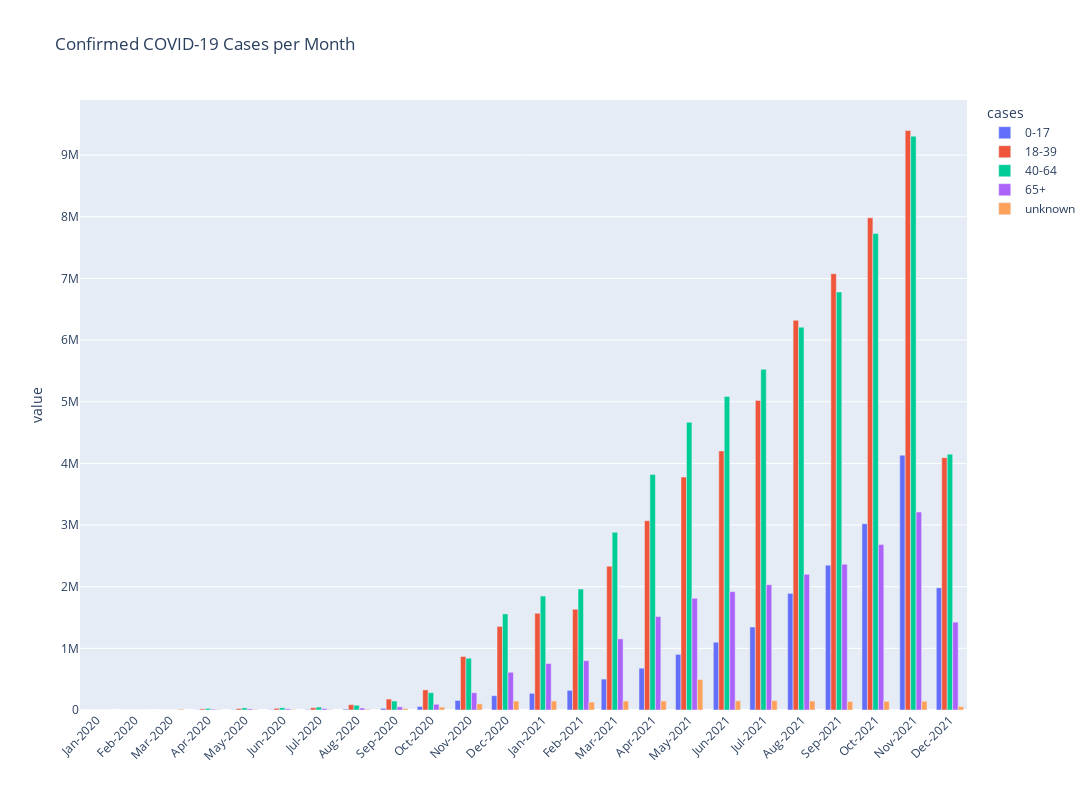

The notebook cell saved with this chart:
### Code cell
fig = px.bar(
    data_frame=melted,
    x="year_month",
    y="value",
    color="cases",
    title="Confirmed COVID-19 Cases per Month",
)

fig.update_layout(
    barmode="group",
    xaxis=dict(dtick="M1", tickformat="%b-%Y", tickangle=-45, title=""),
    width=1500,
    height=800
)

fig.show()

### Figure 1 — Plotly figure (JSON) as saved in the notebook; plotly's stock layout.template omitted (floating-point values rounded to 4 significant figures)
{"data": [{"alignmentgroup": "True", "hovertemplate": "cases=0-17<br>year_month=%{x}<br>value=%{y}<extra></extra>", "legendgroup": "0-17", "marker": {"color": "#636efa", "pattern": {"shape": ""}}, "name": "0-17", "offsetgroup": "0-17", "orientation": "v", "showlegend": true, "textposition": "auto", "type": "bar", "x": ["2020-01", "2020-02", "2020-03", "2020-04", "2020-05", "2020-06", "2020-07", "2020-08", "2020-09", "2020-10", "2020-11", "2020-12", "2021-01", "2021-02", "2021-03", "2021-04", "2021-05", "2021-06", "2021-07", "2021-08", "2021-09", "2021-10", "2021-11", "2021-12"], "xaxis": "x", "y": [0, 0, 0, 2034, 3960, 5291, 7286, 13293, 25891, 56052, 155330, 232375, 270268, 318600, 501107, 678185, 901783, 1098848, 1345906, 1891425, 2349350, 3021538, 4132567, 1982073], "yaxis": "y"}, {"alignmentgroup": "True", "hovertemplate": "cases=18-39<br>year_month=%{x}<br>value=%{y}<extra></extra>", "legendgroup": "18-39", "marker": {"color": "#EF553B", "pattern": {"shape": ""}}, "name": "18-39", "offsetgroup": "18-39", "orientation": "v", "showlegend": true, "textposition": "auto", "type": "bar", "x": ["2020-01", "2020-02", "2020-03", "2020-04", "2020-05", "2020-06", "2020-07", "2020-08", "2020-09", "2020-10", "2020-11", "2020-12", "2021-01", "2021-02", "2021-03", "2021-04", "2021-05", "2021-06", "2021-07", "2021-08", "2021-09", "2021-10", "2021-11", "2021-12"], "xaxis": "x", "y": [0, 0, 0, 17784, 24777, 27540, 35743, 87227, 176787, 325668, 868287, 1355760, 1568664, 1634205, 2331920, 3070348, 3779238, 4202736, 5021316, 6320663, 7076212, 7982596, 9399580, 4093412], "yaxis": "y"}, {"alignmentgroup": "True", "hovertemplate": "cases=40-64<br>year_month=%{x}<br>value=%{y}<extra></extra>", "legendgroup": "40-64", "marker": {"color": "#00cc96", "pattern": {"shape": ""}}, "name": "40-64", "offsetgroup": "40-64", "orientation": "v", "showlegend": true, "textposition": "auto", "type": "bar", "x": ["2020-01", "2020-02", "2020-03", "2020-04", "2020-05", "2020-06", "2020-07", "2020-08", "2020-09", "2020-10", "2020-11", "2020-12", "2021-01", "2021-02", "2021-03", "2021-04", "2021-05", "2021-06", "2021-07", "2021-08", "2021-09", "2021-10", "2021-11", "2021-12"], "xaxis": "x", "y": [0, 0, 0, 25506, 33982, 37054, 47158, 77439, 145467, 280784, 839880, 1558798, 1848035, 1962501, 2882036, 3819325, 4665644, 5086207, 5526028, 6209551, 6781084, 7729115, 9307946, 4149366], "yaxis": "y"}, {"alignmentgroup": "True", "hovertemplate": "cases=65+<br>year_month=%{x}<br>value=%{y}<extra></extra>", "legendgroup": "65+", "marker": {"color": "#ab63fa", "pattern": {"shape": ""}}, "name": "65+", "offsetgroup": "65+", "orientation": "v", "showlegend": true, "textposition": "auto", "type": "bar", "x": ["2020-01", "2020-02", "2020-03", "2020-04", "2020-05", "2020-06", "2020-07", "2020-08", "2020-09", "2020-10", "2020-11", "2020-12", "2021-01", "2021-02", "2021-03", "2021-04", "2021-05", "2021-06", "2021-07", "2021-08", "2021-09", "2021-10", "2021-11", "2021-12"], "xaxis": "x", "y": [0, 0, 0, 12405, 17323, 18595, 22669, 31800, 51622, 92898, 279461, 611390, 753754, 800217, 1153535, 1516009, 1811594, 1919784, 2032025, 2200586, 2364136, 2682730, 3210638, 1424567], "yaxis": "y"}, {"alignmentgroup": "True", "hovertemplate": "cases=unknown<br>year_month=%{x}<br>value=%{y}<extra></extra>", "legendgroup": "unknown", "marker": {"color": "#FFA15A", "pattern": {"shape": ""}}, "name": "unknown", "offsetgroup": "unknown", "orientation": "v", "showlegend": true, "textposition": "auto", "type": "bar", "x": ["2020-01", "2020-02", "2020-03", "2020-04", "2020-05", "2020-06", "2020-07", "2020-08", "2020-09", "2020-10", "2020-11", "2020-12", "2021-01", "2021-02", "2021-03", "2021-04", "2021-05", "2021-06", "2021-07", "2021-08", "2021-09", "2021-10", "2021-11", "2021-12"], "xaxis": "x", "y": [0, 12, 12783, 5916, 6338, 6605, 8275, 12353, 24434, 47566, 100493, 146003, 145220, 129059, 145608, 146964, 494927, 149717, 151778, 146178, 137782, 140971, 140925, 54591], "yaxis": "y"}], "layout": {"barmode": "group", "height": 800, "legend": {"title": {"text": "cases"}, "tracegroupgap": 0}, "title": {"text": "Confirmed COVID-19 Cases per Month"}, "width": 1500, "xaxis": {"anchor": "y", "domain": [0, 1], "dtick": "M1", "tickangle": -45, "tickformat": "%b-%Y", "title": {"text": ""}}, "yaxis": {"anchor": "x", "domain": [0, 1], "title": {"text": "value"}}}}
